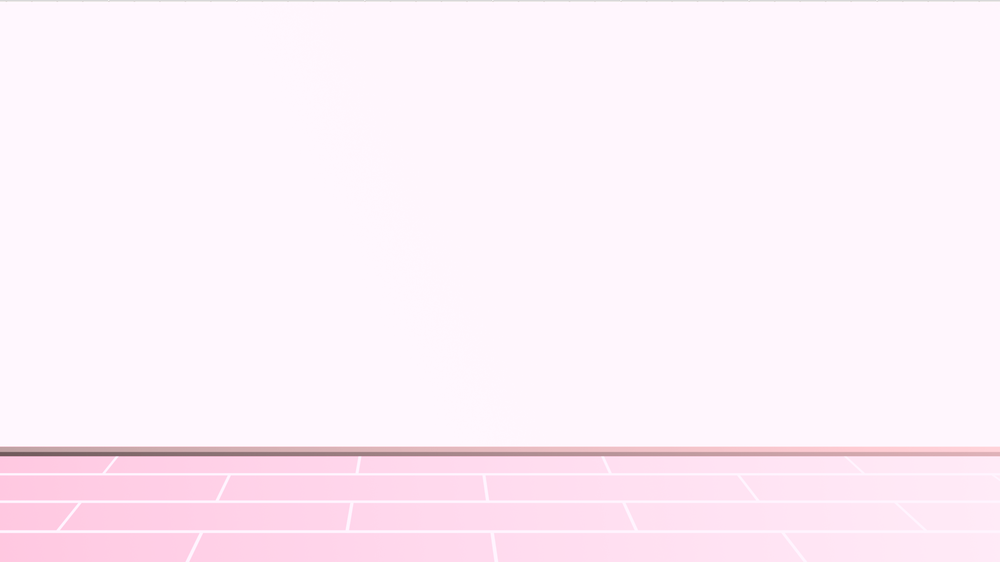
#> input picture src/assets/inside/livingroom.png, 1000 x 562 px, shrunk from 3840 x 2160 before the run
$ python make-room-tile.py
#> lines starting #> are read from the running program, lines starting #| are printed output that depends on the picture
"""Builds src/assets/inside/livingroom-tile.png from livingroom.png.

The tile is the room picture followed by a mirrored copy of it. Repeated
sideways (see styles/inside.css), it makes the wall and floor carry on to
either side of the room on wide screens, with no visible seam.

Run it after changing the room picture:   python3 scripts/make-room-tile.py
"""
from pathlib import Path
from PIL import Image, ImageOps

ART = Path(__file__).resolve().parent.parent / "src/assets/inside"

room = Image.open(ART / "livingroom.png").convert("RGB")
tile = Image.new("RGB", (room.width * 2, room.height))
#> tile: PIL image 2000x562 RGB; every value is 0
tile.paste(room, (0, 0))
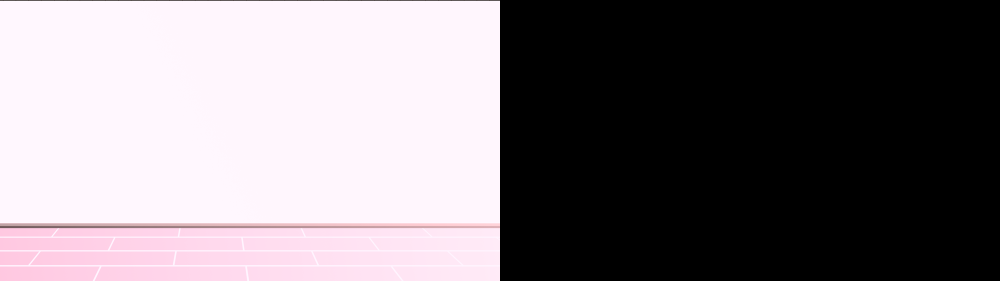
#> tile: PIL image 2000x562 RGB (shown at 1/2 size); mean R, G, B 126.8, 119.8, 124.3
tile.paste(ImageOps.mirror(room), (room.width, 0))
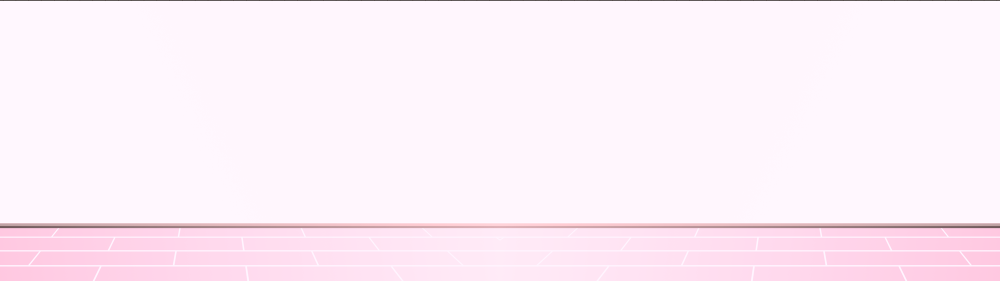
#> tile: PIL image 2000x562 RGB (shown at 1/2 size); mean R, G, B 253.6, 239.6, 248.6
tile.save(ART / "livingroom-tile.png", optimize=True)
print("livingroom-tile.png", tile.size)
#| livingroom-tile.png (2000, 562)

$ run again, with src/assets/inside/asset1.png copied over src/assets/inside/livingroom.png
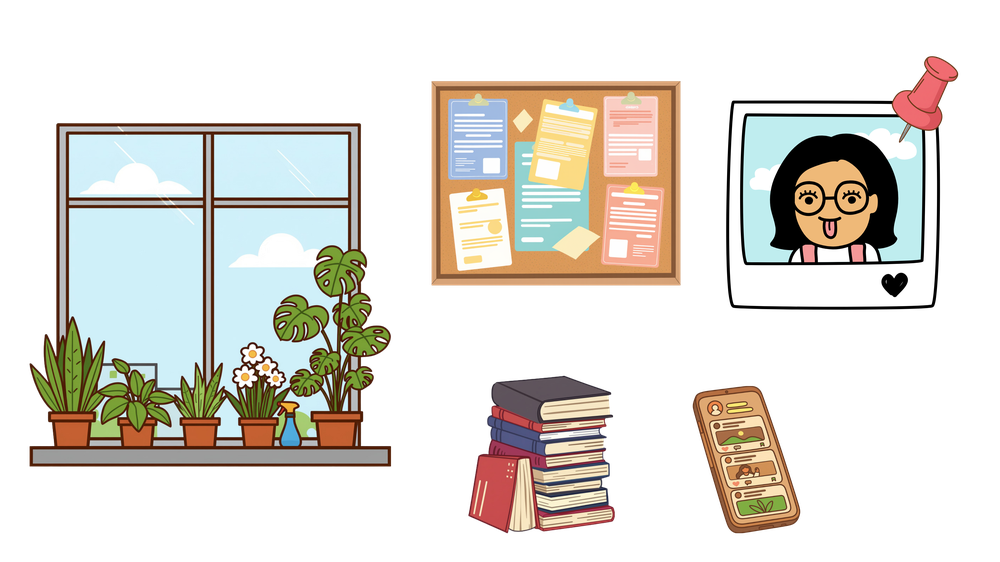
#> input picture src/assets/inside/asset1.png, 1000 x 562 px, shrunk from 3840 x 2160 before the run
#> `room = Image.open(ART / "livingroom.png").convert("RGB")`:
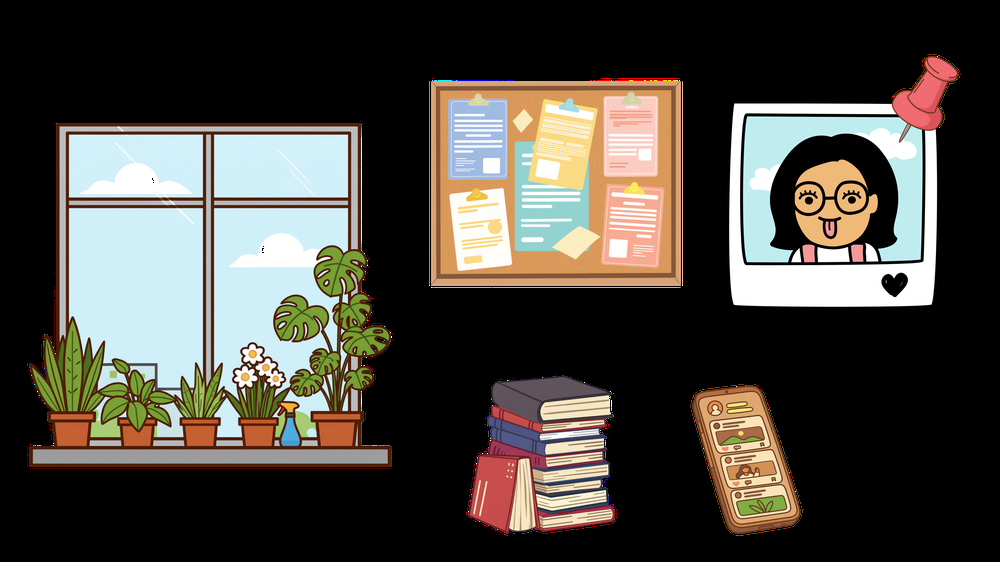
#> room: PIL image 1000x562 RGB; mean R, G, B 75.3, 71.5, 64.5
#> `tile.paste(ImageOps.mirror(room), (room.width, 0))`:
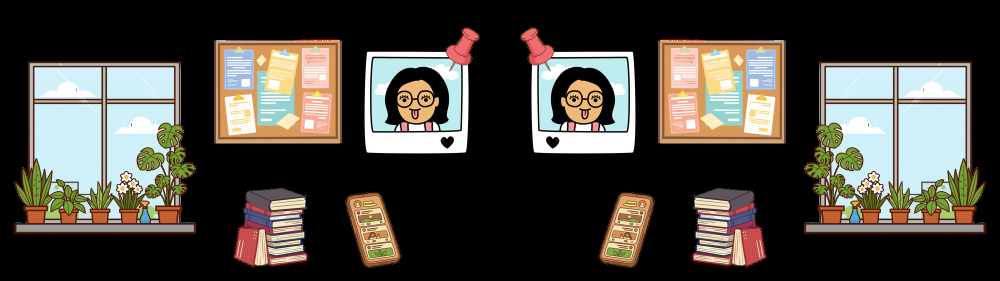
#> tile: PIL image 2000x562 RGB (shown at 1/2 size); mean R, G, B 75.3, 71.5, 64.5
#| livingroom-tile.png (2000, 562)

$ run again, with src/assets/inside/asset2.png copied over src/assets/inside/livingroom.png
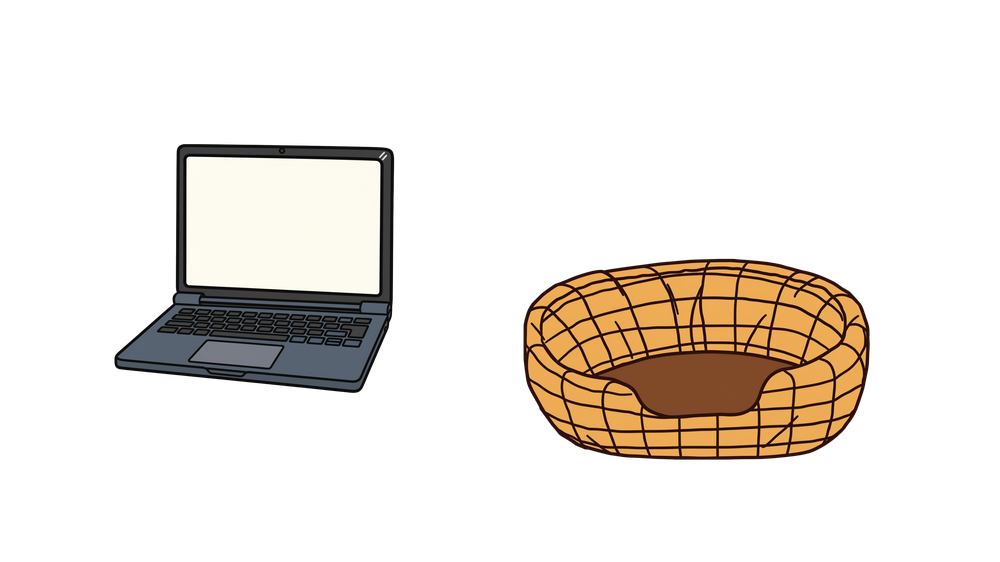
#> input picture src/assets/inside/asset2.png, 1000 x 562 px, shrunk from 3840 x 2160 before the run
#> `room = Image.open(ART / "livingroom.png").convert("RGB")`:
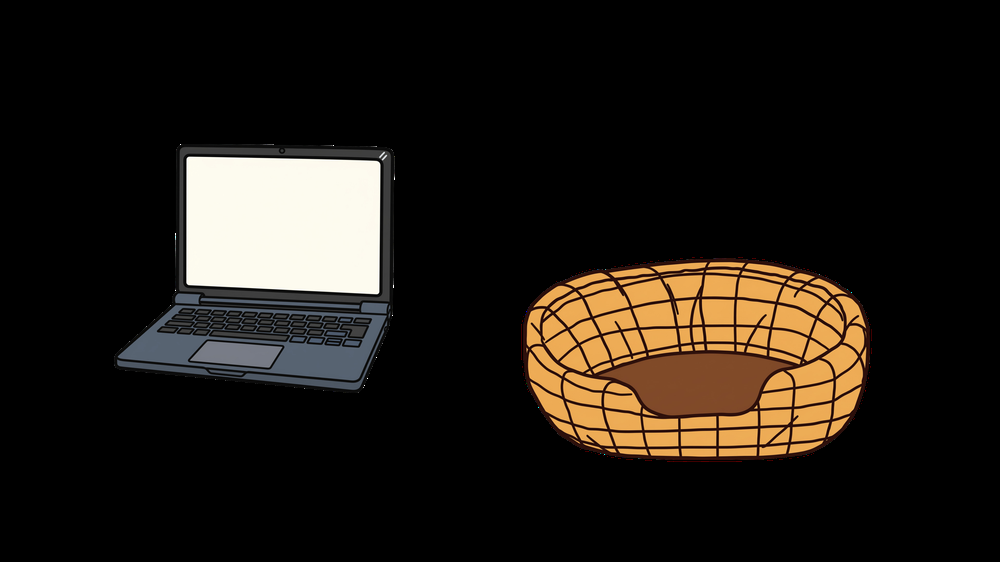
#> room: PIL image 1000x562 RGB; mean R, G, B 32.8, 27.1, 20.6
#> `tile.paste(ImageOps.mirror(room), (room.width, 0))`:
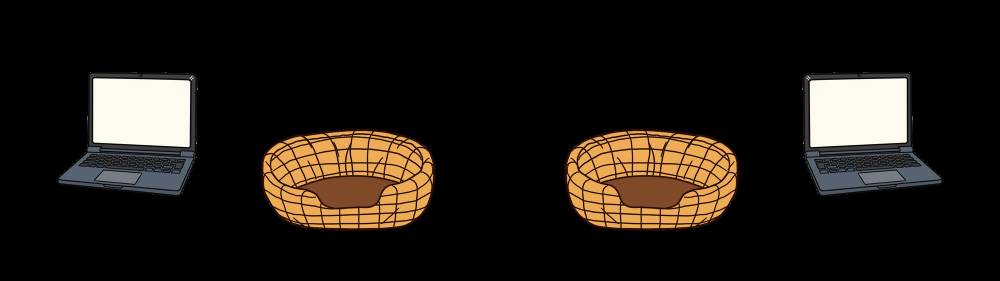
#> tile: PIL image 2000x562 RGB (shown at 1/2 size); mean R, G, B 32.8, 27.1, 20.6
#| livingroom-tile.png (2000, 562)
